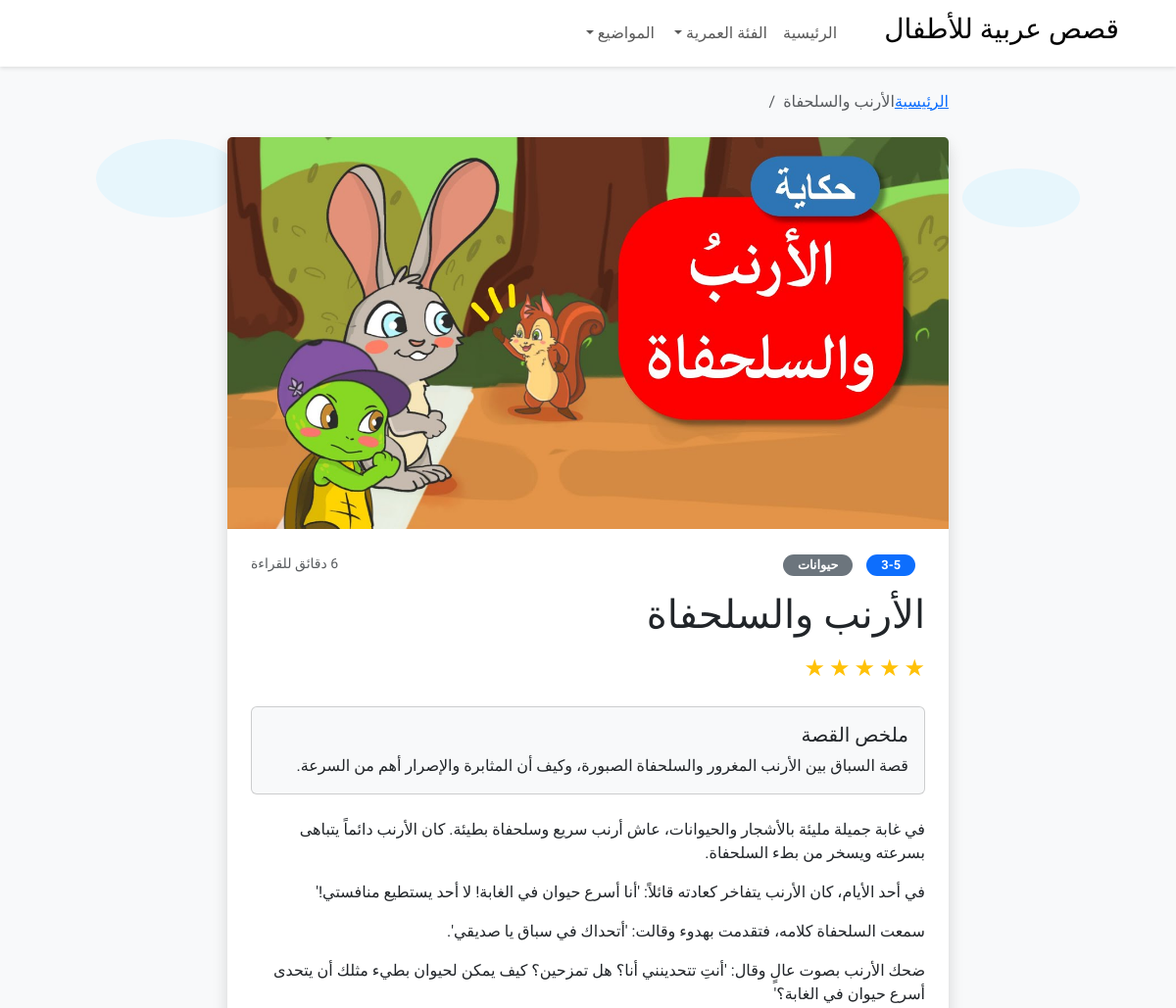
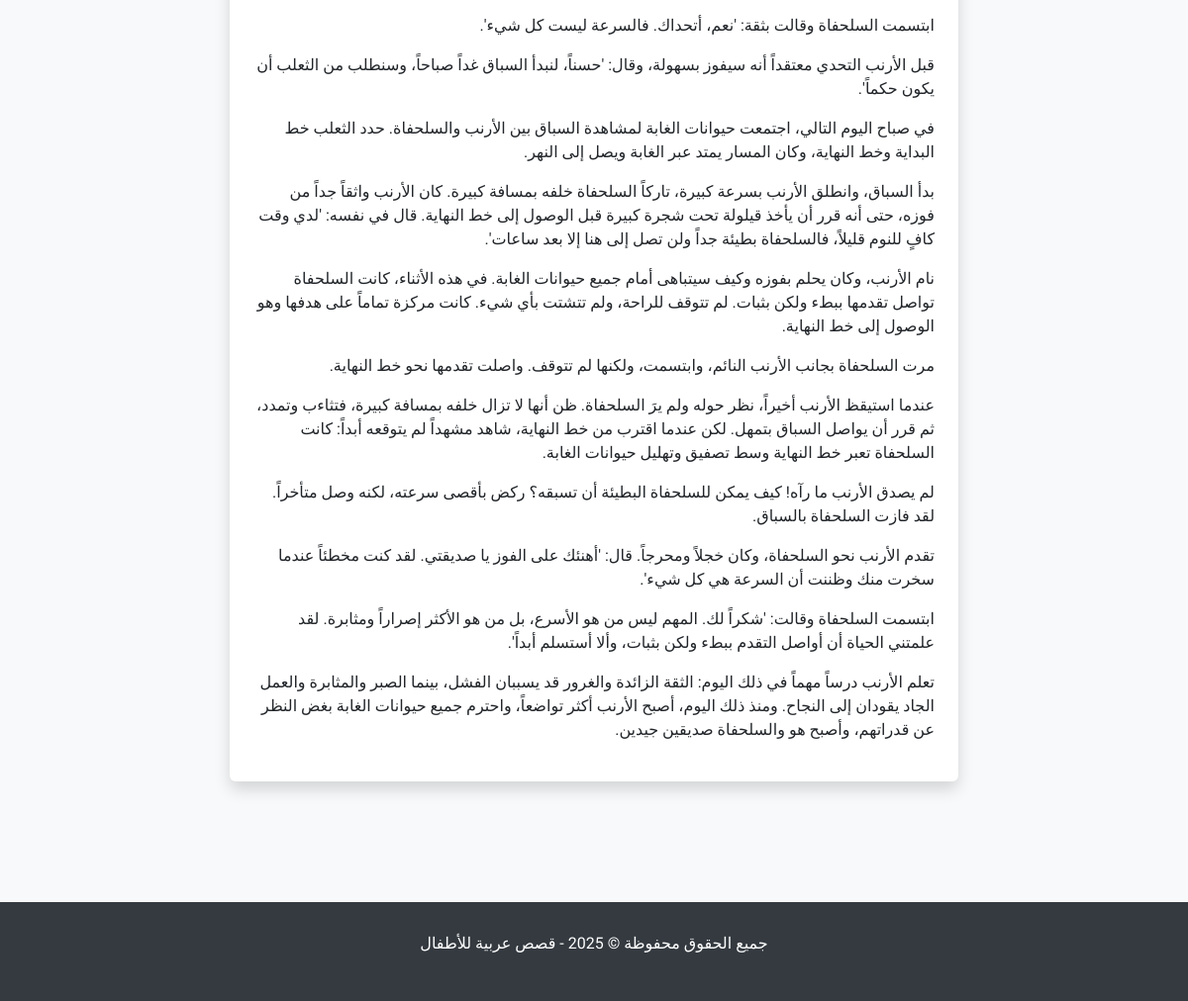
The app's page /story/4/ with its own data (2 pictures, top to bottom).
### stories/models.py (models this page shows, shortened)
class Story(models.Model):
    title = models.CharField(max_length=100)
    content = models.TextField()
    summary = models.TextField()
    image_url = models.CharField(max_length=255)
    age_group = models.CharField(max_length=10)
    reading_time = models.IntegerField()
    theme = models.CharField(max_length=50)
    is_featured = models.BooleanField(default=False)
    rating = models.IntegerField()
    created_at = models.DateTimeField(auto_now_add=True)
    class Meta:
        ordering = ['-created_at']

### stories/views.py (the view)
# urls.py: path('story/<int:story_id>/', views.story_detail, name='story_detail'),
def story_detail(request, story_id):
    story = get_object_or_404(Story, id=story_id)
    return render(request, 'stories/story_detail.html', {'story': story})

### stories/templates/stories/story_detail.html (shortened to what this page needs)
{% extends 'stories/base.html' %}
{% block content %}
<div class="position-relative mb-5">
    <div class="cloud cloud-left" style="top: 50px;">
        <svg width="150" height="80" viewBox="0 0 150 80" fill="none" xmlns="http://www.w3.org/2000/svg">
            <path d="M75 80C116.421 80 150 62.0914 150 40C150 17.9086 116.421 0 75 0C33.5786 0 0 17.9086 0 40C0 62.0914 33.5786 80 75 80Z" fill="#E1F5FE"/>
        </svg>
    </div>
    <div class="cloud cloud-right" style="top: 80px;">
        <svg width="120" height="60" viewBox="0 0 120 60" fill="none" xmlns="http://www.w3.org/2000/svg">
            <path d="M60 60C93.1371 60 120 46.5685 120 30C120 13.4315 93.1371 0 60 0C26.8629 0 0 13.4315 0 30C0 46.5685 26.8629 60 60 60Z" fill="#E1F5FE"/>
        </svg>
    </div>
    <div class="row">
        <div class="col-lg-8 mx-auto">
            <nav aria-label="breadcrumb" class="mb-4">
                <ol class="breadcrumb">
                    <li class="breadcrumb-item"><a href="{% url 'stories:home' %}">الرئيسية</a></li>
                    <li class="breadcrumb-item active" aria-current="page">{{ story.title }}</li>
                </ol>
            </nav>
            <article class="card shadow border-0">
                <img src="{{ story.image_url }}" class="card-img-top" alt="{{ story.title }}" style="max-height: 400px; object-fit: cover;">
                <div class="card-body p-4">
                    <div class="d-flex justify-content-between align-items-center mb-3">
                        <div>
                            <span class="badge bg-primary age-badge">{{ story.age_group }}</span>
                            <span class="badge bg-secondary age-badge">{{ story.theme }}</span>
                        </div>
                        <small class="text-muted">{{ story.reading_time }} دقائق للقراءة</small>
                    </div>
                    <h1 class="card-title mb-3">{{ story.title }}</h1>
                    <div class="mb-4">
                        {% for i in "12345" %}
                            {% if forloop.counter <= story.rating %}
                                <span class="text-warning h4">★</span>
                            {% else %}
                                <span class="text-muted h4">★</span>
                            {% endif %}
                        {% endfor %}
                    </div>
                    <div class="card mb-4 bg-light">
                        <div class="card-body">
                            <h5 class="card-title">ملخص القصة</h5>
                            <p class="card-text">{{ story.summary }}</p>
                        </div>
                    </div>
                    <div class="story-content">
                        {{ story.content|linebreaks }}
                    </div>
                </div>
            </article>
        </div>
    </div>
</div>
{% endblock %}

### stories/templates/stories/base.html (style rules this page uses)
body { font-family: 'Tajawal', sans-serif; background-color: #f8f9fa; }
.age-badge { border-radius: 20px; padding: 5px 15px; font-size: 0.8rem; margin-right: 10px; }
.cloud { position: absolute; z-index: -1; opacity: 0.7; }
.cloud-left { left: 5%; top: 100px; }
.cloud-right { right: 5%; top: 150px; }

### records on screen
Story: title "الأرنب والسلحفاة", image_url (picture), age_group "3-5", theme "حيوانات", rating 5 (drawn), summary "قصة السباق بين الأرنب المغرور والسلحفاة الصبورة، وكيف أن المثابرة والإصرار أهم من السرعة.", content "في غابة جميلة مليئة بالأشجار والحيوانات، عاش أرنب سريع وسلحفاة بطيئة. كان الأرنب دائماً يتباهى بسرعته ويسخر من بطء السلحفاة. في أحد الأيام، كان الأرنب يتفاخر كعادته قائلاً: 'أنا أسرع حيوان في الغابة! لا أحد يستطيع منافستي!' سمعت السلحفاة كلامه، فتقدمت بهدوء وقالت: 'أتحداك في سباق يا صديقي'. ضحك الأرنب بصوت عالٍ وقال: 'أنتِ تتحدينني أنا؟ هل تمزحين؟ كيف يمكن لحيوان بطيء مثلك أن يتحدى أسرع حيوان في الغابة؟' ابتسمت السلحفاة وقالت بثقة: 'نعم، أتحداك. فالسرعة ليست كل شيء'. قبل الأرنب التحدي معتقداً أنه سيفوز بسهولة، وقال: 'حسناً، لنبدأ السباق غداً صباحاً، وسنطلب من الثعلب أن يكون حكماً'. في صباح اليوم التالي، اجتمعت حيوانات الغابة لمشاهدة السباق بين الأرنب والسلحفاة. حدد الثعلب خط البداية وخط…"
